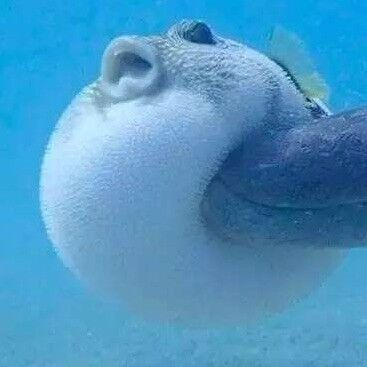
#> input picture CeliaWu/0001/image.jpg, 367 x 367 px
$ python add_num.py
#> lines starting #> are read from the running program, lines starting #| are printed output that depends on the picture
# Add a number to a image
from PIL import Image, ImageFont, ImageDraw

def add_num_to_image(img):
#> called with img = 'image.jpg'
  im = Image.open(img)
#> im is the input picture: PIL image 367x367 RGB; mean R, G, B 76.8, 150.6, 195.2
  x, y = im.size
#> x = 367; y = 367
  color = '#ff0000'
  number_font = ImageFont.truetype('consolab.ttf', 100)
  for i in range(10):
    im = Image.open(img)
    draw_im = ImageDraw.Draw(im)
    draw_im.text((x-70, 10), str(i), font = number_font, fill = color)
    im.save('revised_image'+str(i)+'.jpg')
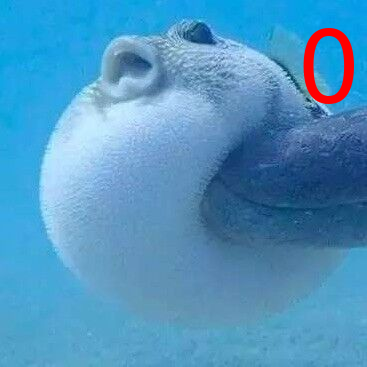
#> saved as revised_image0.jpg: PIL image 367x367 RGB; mean R, G, B 79.4, 148.7, 192.6

if __name__ == "__main__":
    img = 'image.jpg'
    add_num_to_image(img)
